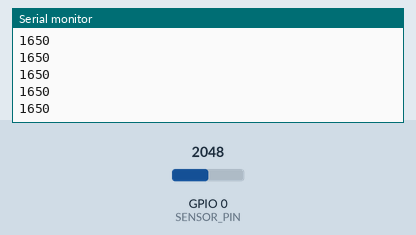
Simulated run of this sketch. Board: ESP32-C3. Shown: the last lines printed to the serial monitor. The test bench sets the inputs (shaded band); at power-on: GPIO 0 (SENSOR_PIN) = 2048 (analog values on the 0–4095 scale).

Above: at 2.9 s.
3.0 s: GPIO 0 (SENSOR_PIN) set to 2866
At 3.01 s:
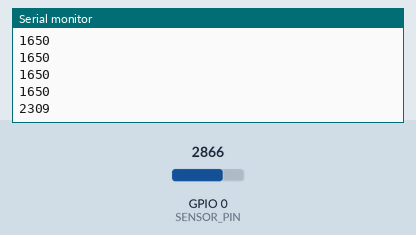
4.5 s: GPIO 0 (SENSOR_PIN) set to 3603
At 4.51 s:
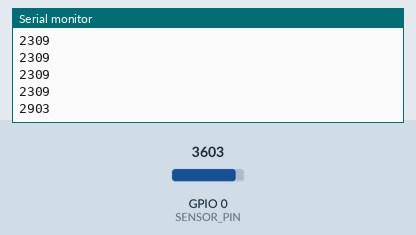
Timing chart, 0 to 7.5 s (numbered marks = the images above; inputs shaded):
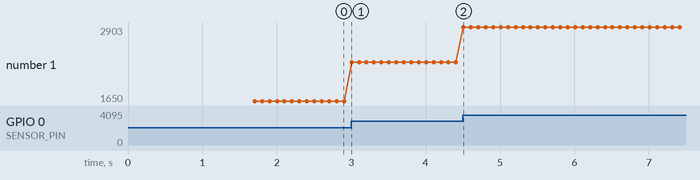

Measured:
- after the input at 3.0 s, the serial monitor: prints a new line at once (image 1)
- after the input at 4.5 s, the serial monitor: prints a new line at once (image 2)
- plotted number 1: 1650 → 2309 after the input at 3.0 s, 2309 → 2903 after the input at 4.5 s

The sketch:

sketch_oct22a.ino
```cpp
#include <Arduino.h>
#include <math.h>
#include <string.h>

// ===== Hardware =====
const int SENSOR_PIN = 0;          // ESP32-C3 GPIO0
const float DIVIDER_RATIO = 2.0f;  // Two 10k resistors
const float MV_PER_KPA = 1000.0f; // Nominal estimate, not calibrated

// ===== Sampling and display =====
const unsigned long SAMPLE_INTERVAL_MS = 10; // Sample every 10 ms
const unsigned long PRINT_INTERVAL_MS = 100; // Print every 100 ms
const float FILTER_ALPHA = 0.25f;             // Smoother readings

// ===== Breathing thresholds =====
const float ENTER_THRESHOLD_KPA = 0.08f;
const float EXIT_THRESHOLD_KPA = 0.03f;

// Change to true if inhale/exhale labels are reversed
const bool INVERT_DIRECTION = false;

// ===== State =====
float baselineMv = 0.0f;
float filteredMv = 0.0f;

unsigned long lastSample = 0;
unsigned long lastPrint = 0;

const char* currentState = "REST";

// Read sensor voltage, estimated before the divider
float readSensorMv() {
  return (float)analogReadMilliVolts(SENSOR_PIN)
         * DIVIDER_RATIO;
}

// Calibrate while both ports have equal pressure.
// Do not blow during calibration.
void calibrateBaseline() {
  const int samples = 10;
  float sum = 0.0f;

  Serial.println();
  Serial.println("Calibration: equal pressure, do not blow.");

  for (int i = 0; i < samples; i++) {
    sum += readSensorMv();
    delay(20);
  }

  baselineMv = sum / samples;
  filteredMv = baselineMv;

  Serial.print("Baseline_mV: ");
  Serial.println(baselineMv, 1);
}

// Breathing state with separate enter/exit thresholds
const char* classifyBreathing(float dpKPa) {
  if (strcmp(currentState, "REST") == 0) {
    if (dpKPa >= ENTER_THRESHOLD_KPA) {
      currentState = INVERT_DIRECTION ? "INHALE" : "EXHALE";
    } else if (dpKPa <= -ENTER_THRESHOLD_KPA) {
      currentState = INVERT_DIRECTION ? "EXHALE" : "INHALE";
    }
  } else if (fabsf(dpKPa) <= EXIT_THRESHOLD_KPA) {
    currentState = "REST";
  }

  return currentState;
}

void setup() {
  Serial.begin(115200);
  delay(1500);

  analogReadResolution(12);
  analogSetPinAttenuation(SENSOR_PIN, ADC_11db);

  Serial.println("Breathing sensor test");

  calibrateBaseline();

  Serial.println();
  Serial.println("time_ms,adc_mV,sensor_mV,delta_kPa,state");
}

void loop() {
  unsigned long now = millis();

  // Sample frequently for responsive detection
  if (now - lastSample >= SAMPLE_INTERVAL_MS) {
    lastSample = now;

    uint32_t adcMv = analogReadMilliVolts(SENSOR_PIN);
    float sensorMv = (float)adcMv * DIVIDER_RATIO;

    // Smooth readings
    filteredMv += FILTER_ALPHA * (sensorMv - filteredMv);

    // Estimate pressure change from baseline
    float deltaKPa =
      (filteredMv - baselineMv) / MV_PER_KPA;

    const char* state = classifyBreathing(deltaKPa);

    // Print less frequently for easier reading
    if (now - lastPrint >= PRINT_INTERVAL_MS) {
      lastPrint = now;

     // Serial.print(now);
      //Serial.print(",");
      Serial.print(adcMv);
      Serial.println();
      //Serial.print(filteredMv, 1);
      //Serial.print(",");
      //Serial.print(deltaKPa, 3);
      //Serial.print(",");
      //Serial.println(state);
      delay(100);
    }
  }
}
```
